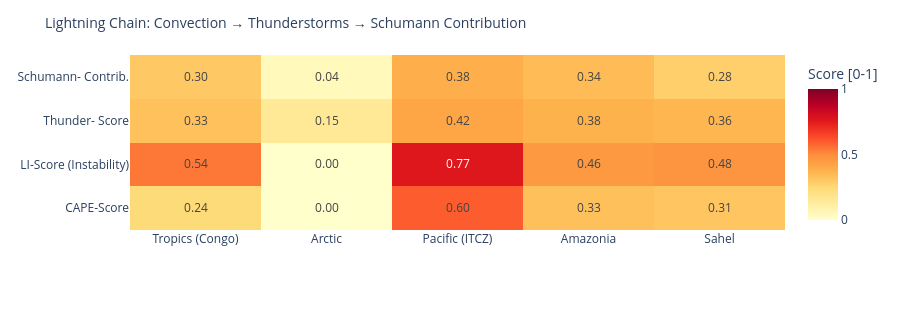

Here is the notebook cell this chart was saved with:
### Code cell
# ============================================================
# LIGHTNING CHAIN: Convection → Thunderstorms → Schumann
# Shows the causal chain per measurement point as heatmap
# ============================================================

def cape_score(v):
    """CAPE → normalized score [0,1]"""
    if v is None or pd.isna(v): return 0.0
    return min(1.0, float(v) / 3000)

def li_score(v):
    """Lifted Index: negative = unstable → score [0,1]"""
    if v is None or pd.isna(v): return 0.3
    return min(1.0, max(0.0, (-float(v) + 6) / 12))

def cloud_score(v):
    if v is None or pd.isna(v): return 0.3
    return float(v) / 100

def thunder_score(row):
    """Kombinierter Gewitterwahrscheinlichkeits-Score
    CAPE + LI + Bedeckung + WMO-Gewitter + konvektiver Niederschlag (showers)
    Hinweis: X-Ray und Kp sind kein Bestandteil – nur geomagn./solarer Kontext.
    """
    cs = cape_score(row.get('cape'))
    ls = li_score(row.get('li'))
    cl = cloud_score(row.get('cloud'))
    t  = 1.0 if row.get('thunderstorm') else 0.0
    # Convective precipitation (showers) as additional indicator
    sh = min(1.0, (row.get('showers') or 0) / 5.0)
    return round(cs * 0.30 + ls * 0.25 + cl * 0.15 + t * 0.20 + sh * 0.10, 3)

def schumann_contribution(t_score, lat):
    """Schumann contribution: higher in tropics (±30°), scaled by thunderstorm score"""
    lat_weight = max(0.3, 1.0 - abs(lat) / 60)
    return round(t_score * lat_weight, 3)

df_atm['cape_score']   = df_atm.apply(lambda r: cape_score(r['cape']), axis=1)
df_atm['li_score']     = df_atm.apply(lambda r: li_score(r['li']),    axis=1)
df_atm['thunder_score']= df_atm.apply(lambda r: thunder_score(r.to_dict()), axis=1)
df_atm['schumann_contribution'] = df_atm.apply(
    lambda r: schumann_contribution(r['thunder_score'], r['lat']), axis=1)

metrics = ['cape_score', 'li_score', 'thunder_score', 'schumann_contribution']
labels  = ['CAPE-Score', 'LI-Score\n(Instability)', 'Thunder-\nScore', 'Schumann-\nContrib.']
z_data  = [df_atm[m].tolist() for m in metrics]

fig = go.Figure(go.Heatmap(
    z=z_data,
    x=df_atm['point'].tolist(),
    y=labels,
    colorscale='YlOrRd',
    zmin=0, zmax=1,
    text=[[f'{v:.2f}' for v in row] for row in z_data],
    texttemplate='%{text}', textfont=dict(size=12),
    colorbar=dict(title='Score [0-1]')
))
fig.update_layout(
    title=dict(text='Lightning Chain: Convection → Thunderstorms → Schumann Contribution', font=dict(size=14)),
    height=310,
    plot_bgcolor='rgba(0,0,0,0)', paper_bgcolor='rgba(0,0,0,0)',
    margin=dict(l=130, r=80, t=55, b=80)
)
fig.show()

### Figure 1 — Plotly figure (JSON) as saved in the notebook; plotly's stock layout.template omitted (floating-point values rounded to 4 significant figures)
{"data": [{"colorbar": {"title": {"text": "Score [0-1]"}}, "colorscale": [[0.0, "rgb(255,255,204)"], [0.125, "rgb(255,237,160)"], [0.25, "rgb(254,217,118)"], [0.375, "rgb(254,178,76)"], [0.5, "rgb(253,141,60)"], [0.625, "rgb(252,78,42)"], [0.75, "rgb(227,26,28)"], [0.875, "rgb(189,0,38)"], [1.0, "rgb(128,0,38)"]], "text": [["0.24", "0.00", "0.60", "0.33", "0.31"], ["0.54", "0.00", "0.77", "0.46", "0.48"], ["0.33", "0.15", "0.42", "0.38", "0.36"], ["0.30", "0.04", "0.38", "0.34", "0.28"]], "textfont": {"size": 12}, "texttemplate": "%{text}", "type": "heatmap", "x": ["Tropics (Congo)", "Arctic", "Pacific (ITCZ)", "Amazonia", "Sahel"], "y": ["CAPE-Score", "LI-Score\n(Instability)", "Thunder-\nScore", "Schumann-\nContrib."], "z": [[0.24, 0.003333, 0.5967, 0.33, 0.3133], [0.5417, 0.0, 0.7667, 0.4583, 0.475], [0.327, 0.151, 0.419, 0.376, 0.361], [0.305, 0.045, 0.384, 0.345, 0.283]], "zmax": 1, "zmin": 0}], "layout": {"height": 310, "margin": {"b": 80, "l": 130, "r": 80, "t": 55}, "paper_bgcolor": "rgba(0,0,0,0)", "plot_bgcolor": "rgba(0,0,0,0)", "title": {"font": {"size": 14}, "text": "Lightning Chain: Convection → Thunderstorms → Schumann Contribution"}}}
